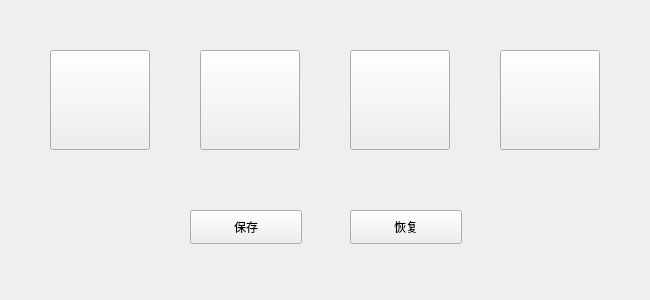
<?xml version="1.0" encoding="UTF-8"?>
<ui version="4.0">
 <class>DIY</class>
 <widget class="QWidget" name="DIY">
  <property name="geometry">
   <rect>
    <x>0</x>
    <y>0</y>
    <width>650</width>
    <height>300</height>
   </rect>
  </property>
  <property name="windowTitle">
   <string>Form</string>
  </property>
  <widget class="QPushButton" name="Zombie">
   <property name="geometry">
    <rect>
     <x>50</x>
     <y>50</y>
     <width>100</width>
     <height>100</height>
    </rect>
   </property>
   <property name="styleSheet">
    <string notr="true"/>
   </property>
   <property name="text">
    <string/>
   </property>
  </widget>
  <widget class="QPushButton" name="Conehead_Zombie">
   <property name="geometry">
    <rect>
     <x>200</x>
     <y>50</y>
     <width>100</width>
     <height>100</height>
    </rect>
   </property>
   <property name="styleSheet">
    <string notr="true"/>
   </property>
   <property name="text">
    <string/>
   </property>
  </widget>
  <widget class="QPushButton" name="Bucket_Zombie">
   <property name="geometry">
    <rect>
     <x>350</x>
     <y>50</y>
     <width>100</width>
     <height>100</height>
    </rect>
   </property>
   <property name="styleSheet">
    <string notr="true"/>
   </property>
   <property name="text">
    <string/>
   </property>
  </widget>
  <widget class="QPushButton" name="Flag_Zombie">
   <property name="geometry">
    <rect>
     <x>500</x>
     <y>50</y>
     <width>100</width>
     <height>100</height>
    </rect>
   </property>
   <property name="styleSheet">
    <string notr="true"/>
   </property>
   <property name="text">
    <string/>
   </property>
  </widget>
  <widget class="QPushButton" name="pushButton_5">
   <property name="geometry">
    <rect>
     <x>190</x>
     <y>210</y>
     <width>112</width>
     <height>34</height>
    </rect>
   </property>
   <property name="text">
    <string>保存</string>
   </property>
  </widget>
  <widget class="QPushButton" name="pushButton_6">
   <property name="geometry">
    <rect>
     <x>350</x>
     <y>210</y>
     <width>112</width>
     <height>34</height>
    </rect>
   </property>
   <property name="text">
    <string>恢复</string>
   </property>
  </widget>
 </widget>
 <resources/>
 <connections/>
</ui>
